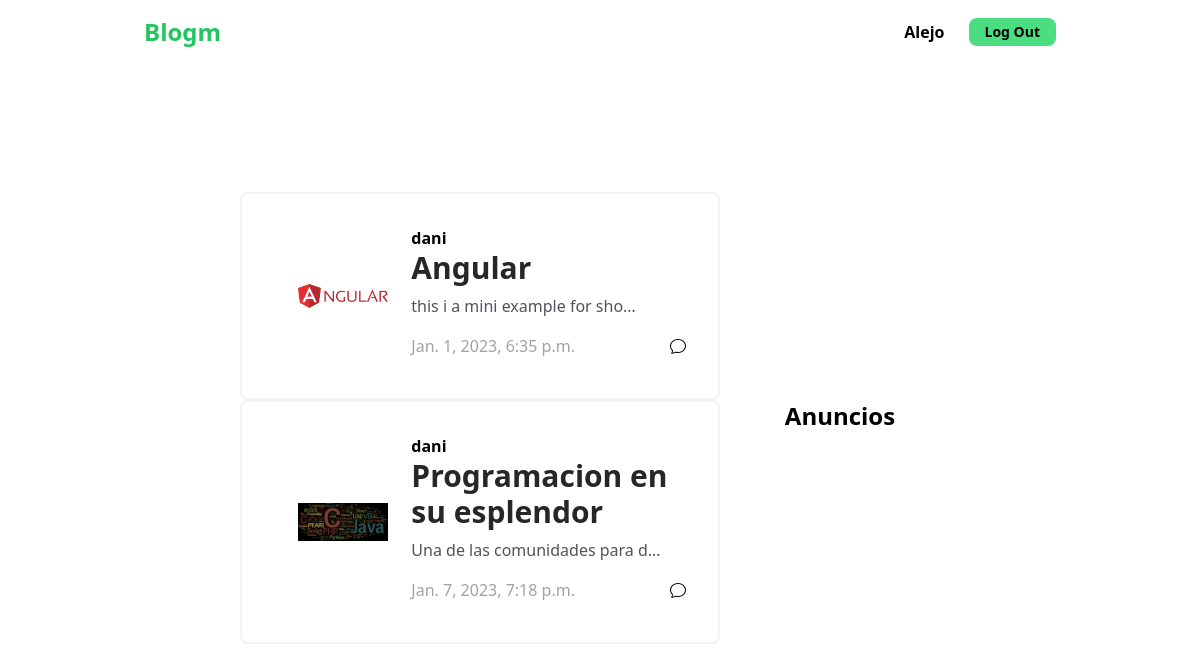
Screenshot of /blog/ (signed in) with the database file from the repository.
### unauthourized/models.py (models this page shows, shortened)
class Post(models.Model):
    user = models.ForeignKey(User, on_delete=models.CASCADE, null=True, blank=True)
    title = models.CharField(max_length=200)
    image = models.ImageField(upload_to='posts/images')
    content = models.TextField()
    created = models.DateTimeField(auto_now_add=True)
    class Meta:
        ordering = ['created']

### authenticated/views.py (the view)
# urls.py: path('', PostsListAll.as_view(), name='blog'),
class PostsListAll(LoginRequiredMixin, ListView):
    model = Post
    context_object_name = 'posts'
    template_name = 'blog.html'
    def get_context_data(self, **kwargs):
        context = super().get_context_data(**kwargs)
        context['posts'] = context['posts']
        return context

### templates/blog.html (shortened to what this page needs)
{% load static %}
{% include 'partials/layout.html' %}
{% block content %}
    {% include 'partials/menuBlog.html' %}
    <div class="w-screen py-48 px-60 grid grid-cols-3 ">
    {% for post in posts %}
        <a href="{% url 'post' post.id %}" class="col-span-2 p-8 grid grid-cols-3 h-auto border-2 border-zinc-100 rounded-lg">
                <div class="flex items-center justify-center">
                    <img src="{{ post.image.url}}" alt="{{post.title}}"  width="90">
                </div>
                <div class="col-start-2 col-end-4">
                    <p class="font-bold">{{ post.user.username }}</p>
                    <h3 class="font-bold text-3xl text-zinc-800">{{ post.title }}</h3>
                    <p class="text-zinc-600 my-2">{{ post.content | truncatechars:30 }}</p>
                    <div class="flex justify-between items-center">
                        <p class="text-zinc-400 my-2">{{ post.created }}</p>
                        <p class="0"><i class="bi bi-chat"></i></p>
                    </div>
                </div>
        </a>
    {% empty %}
        <h1>We dont have posts for show you</h1>
    {% endfor %}
                    <div>
                        <p class="text-center text-2xl font-bold">Anuncios</p>
        </div>
    </div>
{% endblock content %}

### templates/partials/menuBlog.html (shortened to what this page needs)
<header class="w-full py-4 pl-36 pr-36 flex justify-between items-center fixed top-0">
    <h1 class="text-2xl font-bold text-green-500">Blogm</h1>
    <nav class="flex gap-x-4 items-center font-bold">
        <p class="flex items-center">
            {{ request.user|title }}
        </p>
        <a href="{% url 'logout' %}">
            <button class="py-1 font-bold px-4 bg-green-400 text-sm ml-2 rounded-lg hover:bg-green-500">Log Out</button>
        </a>
    </nav>
</header>

### static/css/style.css (style rules this page uses)
* { margin: 0; padding: 0; box-sizing: border-box; }

### rows the page displays
Post: image (picture), user.username "dani", title "Angular", content "this i a mini example for sho…", created "Jan. 1, 2023, 6:35 p.m."
Post: image (picture), user.username "dani", title "Programacion en su esplendor", content "Una de las comunidades para d…", created "Jan. 7, 2023, 7:18 p.m."

### other values shown
{{ request.user|title }} "Alejo"
